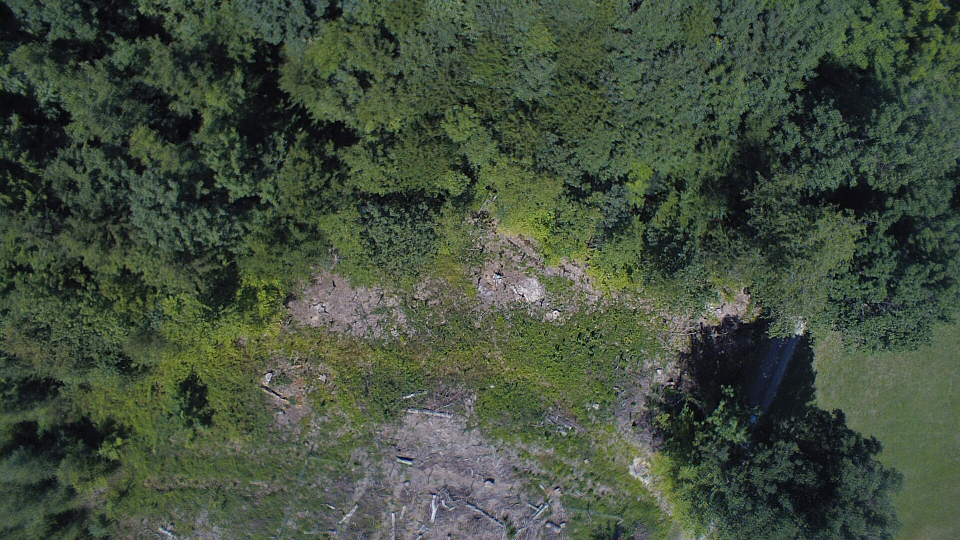
#> input picture Bilder/Eingabebilder/Bilder 16-07-22/Flugroute 2/YUN00002.jpg, 1920 x 1080 px, found by its file name (shown at 1/2 size)
$ python skript7.py
#> lines starting #> are read from the running program, lines starting #| are printed output that depends on the picture
### Programme/hilfsfunktionen.py
# Funktionen, die in verschiedenen Skripten an mehreren Stellen benötigt werden und daher in eine Extra-.Datei ausgelagert wurden

from PIL import Image
import numpy as np
import math

def rgb_to_hsv(r,g,b):
    #r, g, b: numpy-Arrays, die jeweils die R, G, B Werte von len(r) Farbtripeln enthalten
    #Gibt die np-Arrays h, s, v zurück, die díe berechneten H, S, V Werte der RGB-Farbtripel enthalten
    #Quelle für die Umrechnungsformel RGB -> HSV: https://www.rapidtables.com/convert/color/rgb-to-hsv.html
    r = r / 255.0
    g = g / 255.0
    b = b / 255.0

    max_value = np.maximum(r, np.maximum(g, b))
    min_value = np.minimum(r, np.minimum(g, b))
    dif = max_value-min_value

    h = np.zeros(r.shape)
    s = np.zeros(r.shape)
    v = np.zeros(r.shape)

    for i in range(len(r)):
        # h berechnen
        if max_value[i] == min_value[i]:
            pass #In diesem Fall ist h = 0. h auf 0 initialisiert
        elif max_value[i] == r[i]:
            h[i] = (60 * ((g[i]-b[i])/dif[i]) + 360) % 360
        elif max_value[i] == g[i]:
            h[i] = (60 * ((b[i]-r[i])/dif[i]) + 120) % 360
        elif max_value[i] == b[i]:
            h[i] = (60 * ((r[i]-g[i])/dif[i]) + 240) % 360

        # s berechnen
        if max_value[i] == 0:
            pass #s auf 0 initialisiert
        else:
            s[i] = (dif[i]/max_value[i])*100

        # v berechnen
        v[i] = max_value[i]*100

    return h, s, v

def scale_image(im: Image, new_width : int):
    # im: Bild, das skaliert werden soll
    # new_width: Breite des Ausgabebildes. Wenn die Höhe des Ausgabebilds größer ist als die Breite, wird stattdessen die Höhe skaliert
    # GIbt das skalierte Image-Objekt zurück
    if im.size[1] < im.size[0]:
        im = im.resize((new_width, round((new_width/im.size[0])*im.size[1])), resample=Image.BOX)
        return im
    else:
        return im.resize((round((new_width/im.size[1])*im.size[0]), new_width), resample=Image.BOX)

# [5 lines left out: function scale_image_based_on_width, not called in this run]


def mark_area(pix, pixel_indices):
    # pix: Die Pixel eines Bildes als np array, flattened (zweidimensional)
    # pixel_indicies: Die Indices der Pixel, die weiß eingefärbt werden sollen
    # Gibt ein weiß eingefärbtes Bild als zweidimensionalen np array zurück
    pix = np.array(pix)
    pix_flattened = pix.reshape(pix.shape[0]*pix.shape[1], -1)
    print(pix_flattened)
    pix_flattened[pixel_indices] = np.array([255,255,255])
    return pix_flattened.reshape(pix.shape[0], pix.shape[1], 3)

# [11 lines left out: function distance, not called in this run]

def crop_luftbild_to_waermebild(luftbild : Image):
    # Schneidet ein Luftbild auf die Größe eines Wärmebilds zu, indem an den Rändern des Luftbildes Pixel entfernt werden
    luftbild = luftbild.resize((1920, 1080))
    size = luftbild.size
    rand_linksrechts = 280
    rand_obenunten = 30
    return luftbild.crop((rand_linksrechts,rand_obenunten,size[0] - rand_linksrechts,size[1]-rand_obenunten))

# [20 lines left out: function merge_luftbild_waermebild, not called in this run]

### Programme/skript1_hsv.py
# Dient zur Auswertung von Luftbildern
# Vom Skript ermittelte Parameter: Grünanteil und Braunanteil
# Funktionsweise: Filter Pixel, bei denen das HSV-Farbtripel in einem von mehreren festgelegten Bereichen liegen
# Parameter: Dateipfad vom Luftbild und HSV-Farbbereiche (h_bereiche, s_bereiche, v_bereiche)

from PIL import Image
import numpy as np
import json
import matplotlib.pyplot as plt
import matplotlib.image as mpimg
import hilfsfunktionen
#Image.MAX_IMAGE_PIXELS = None # Ermöglicht das Einlesen größerer Bilder. Zeile nur aktivieren, wenn nötig

# Parameter
path_luftbild = "Bilder/Eingabebilder/Bilder 16-07-22/Flugroute 2/YUN00002.jpg" #Hier ist der Dateipfad zum Luftbild anzugeben, das ausgewertet werden soll
farbe = "grün" #Auszuwertender Farbanteil ("grün" oder "braun")
if farbe == "grün":
    # Grüne Farbbereiche:
    h_bereiche = [(60,180),(180,300)]
    s_bereiche = [(10,100),(1,25)]
    v_bereiche = [(0,100),(0,20)]
elif farbe == "braun":
    # Braune Farbbereiche:
    h_bereiche = [(0,60),(300,360)]
    s_bereiche = [(8,100),(8,100)]
    v_bereiche = [(0,100),(0,100)]
assert farbe == "grün" or farbe == "braun"

def parse_image(im, *, new_size):
    """
    Bild einlesen und verarbeiten

    Args:
        im (Image): Zu verarbeitendes Bild
        new_size (int): Gibt die Breite an, auf die das Bild vor der Auswertung skaliert werden soll
    """
    global pix
    global pixel_count

    im = hilfsfunktionen.scale_image(im, new_size)
    pix = np.array(im) #Image-Objekt in 3-dimensionalen np Array umwandeln

    if pix.shape[2] == 4:
        # Wenn das Bild Farbwerte im RGBA-Format hat, dann werden die A-Werte (Transparenz) gelöscht
        pix = np.delete(pix, 3, axis=2)
    if pix.shape[2] < 3:
        # Das Bild ist Schwarz-Weiß
        print("Fehler: Luftbild nicht farbig")
        exit()

    r, g, b = pix[:,:,0].flatten(), pix[:,:,1].flatten(), pix[:,:,2].flatten() #Erzeugen von eindimensionalen np Arrays mit den R, G, B Werten aller Pixel
    h, s, v = hilfsfunktionen.rgb_to_hsv(r, g, b) # Konvertieren nach HSV
    pixel_count = len(h) # Pixelanzahl speichern
    return h, s, v

def filter_pixels(im, h_bereiche, s_bereiche, v_bereiche, *, new_size=1080):
    """
    Filtert alle Pixel heraus, bei denen die HSV-Werte in einem der Farbbereiche liegen
    Diese Funktion kann auch von anderen Skripten importiert und ausgeführt werden

    Args:
        im (Image): Das Bild, für das alle Indices zurückgegeben werden sollen
        h_bereiche (list), s_bereiche (list) und v_bereiche (list): Definieren die zu filternden Farbbereiche
        new_size (int): Gibt die Breite an, auf die das Bild vor der Auswertung skaliert werden soll (standardmäßig 1080 Pixel)
    Returns:
        np.array: Indices aller Pixel, die in einem der Farbbereiche liegen liegen
        np.array: Das Eingabebild als dreidimensionales numpy array
    """

    h, s, v = parse_image(im, new_size=new_size)

    indices_aller_farbbereiche = []
    for bereich in range(len(h_bereiche)):
        index_hbereich = np.intersect1d(np.where(h >= h_bereiche[bereich][0])[0], np.where(h <= h_bereiche[bereich][1])[0])
        index_sbereich = np.intersect1d(np.where(s >= s_bereiche[bereich][0])[0], np.where(s <= s_bereiche[bereich][1])[0])
        index_vbereich = np.intersect1d(np.where(v >= v_bereiche[bereich][0])[0], np.where(v <= v_bereiche[bereich][1])[0])
        indices_aller_farbbereiche.append( np.intersect1d(np.intersect1d(index_hbereich, index_sbereich), index_vbereich) )

    return np.concatenate(indices_aller_farbbereiche), pix

# Globale Variablen initialisieren
pix = None
pixel_count = None

# Farbbereiche filtern und Ergebnis ausgeben

# [10 lines that do not run on import are left out]

### Programme/skript5_hsv.py
# Dient zur Auswertung von Wärmebildern
# Vom Skript ermittelter Parameter: Waldanteil
# Funktionsweise: Findet im Wärmebild alle Pixel, die in einem bestimmten Farbbereich liegen
# Parameter: HSV-Farbbereich, Dateipfad zu einer JSON Datei mit den Farbwerten der Farbskala, Dateipfad des Eingabewärmebilds, Dateipfad des zugehörigen Luftbilds (zur Visualisierung des Ergebnisses im Luftbild)

from PIL import Image
import numpy as np
import json
import matplotlib.pyplot as plt
import matplotlib.image as mpimg
import hilfsfunktionen

#Parameter
path_luftbild = "Bilder/Eingabebilder/Bilder 16-07-22/Flugroute 2/YUN00002.jpg" #Hier ist der Dateipfad zum Luftbild anzugeben, das ausgewertet werden soll
path_waermebild = "Bilder/Eingabebilder/Bilder 16-07-22/Flugroute 2/YUN00002.jpeg" #Hier ist der Dateipfad zum Wärmebild anzugeben, das ausgewertet werden soll

# Farbbereich, der alle "kalten" Pixel abdeckt
h_bereiche = [(96, 240)]
s_bereiche = [(1,100)]
v_bereiche = [(1,100)]

# Breite, auf die Eingabebild standardmäßig skaliert werden soll
image_scalation = 1080

def parse_image(im, *, new_size):
    """
    Bild einlesen und verarbeiten

    Args:
        im (Image): Zu verarbeitendes Bild
        new_size (int): Gibt die Breite an, auf die das Bild vor der Auswertung skaliert werden soll
    """
    global pix
    global pixel_count

    #im = hilfsfunktionen.crop_luftbild_to_waermebild(im)
    im = hilfsfunktionen.scale_image(im, new_size)
    pix = np.array(im) #Image-Objekt in 3-dimensionales np Array umwandeln

    if pix.shape[2] == 4:
        # Wenn das Bild Farbwerte im RGBA-Format hat, dann müssen die A-Werte gelöscht werden
        pix = np.delete(pix, 3, axis=2)
    if pix.shape[2] < 3:
        # Das Bild ist Schwarz-Weiß und daher nicht im RGB-Format
        print("Fehler: Wärmebild nicht farbig")
        exit()

    r, g, b = pix[:,:,0].flatten(), pix[:,:,1].flatten(), pix[:,:,2].flatten() #Erzeugen von eindimensionalen np Arrays mit den R, G, B Werten aller Pixel
    h, s, v = hilfsfunktionen.rgb_to_hsv(r, g, b)
    pixel_count = len(h)
    return h, s, v

def filter_pixels(im, *, new_size=image_scalation):
    h, s, v = parse_image(im, new_size=new_size)

    indices_aller_farbbereiche = []
    for bereich in range(len(h_bereiche)):
        index_hbereich = np.intersect1d(np.where(h >= h_bereiche[bereich][0])[0], np.where(h <= h_bereiche[bereich][1])[0])
        index_sbereich = np.intersect1d(np.where(s >= s_bereiche[bereich][0])[0], np.where(s <= s_bereiche[bereich][1])[0])
        index_vbereich = np.intersect1d(np.where(v >= v_bereiche[bereich][0])[0], np.where(v <= v_bereiche[bereich][1])[0])
        indices_aller_farbbereiche.append( np.intersect1d(np.intersect1d(index_hbereich, index_sbereich), index_vbereich) )

    return np.concatenate(indices_aller_farbbereiche), pix

# Globale Variablen initialisieren
pix = None
pixel_count = None

# Farbbereiche filtern und Ergebnis ausgeben

# [33 lines that do not run on import are left out]


'''# Markiertes Bild, markierte Farbwerte und Array mit Indices speichern

pixels = pix.reshape(pix.shape[0]*pix.shape[1], -1)
with open("C:/Users/timkr/OneDrive/Hector/2022-23/Kooperationsphase Projekt/Programme/Outputs/skript1_indices.json", "w") as f:
    json.dump([i.item() for i in pixel_indices], f)
with open("C:/Users/timkr/OneDrive/Hector/2022-23/Kooperationsphase Projekt/Programme/Outputs/skript1_colors.json", "w") as f:
    json.dump([[o.item() for o in i] for i in pixels[pixel_indices]], f)
im_marked = Image.fromarray(pix_marked)
im_marked.save("C:/Users/timkr/OneDrive/Hector/2022-23/Kooperationsphase Projekt/Programme/Outputs/skript1_image.png")'''

### Programme/skript7.py
# Berechnet den Anteil grüner Wald (=Schnittmenge grüne Pixel / Skript 1 und mit Wald bewachsene Pixel / Skript 5) und Anteil grüner Wiese (= Schnittmenge grüner und nicht mit Wald bewachsener Pixel)

from PIL import Image
import skript1_hsv
import skript5_hsv
import numpy as np
import hilfsfunktionen
import matplotlib.pyplot as plt
import matplotlib.image as mpimg

# Parameter:
path_luftbild = "Bilder/Eingabebilder/Bilder 16-07-22/Flugroute 2/YUN00002.jpg" #Hier ist der Dateipfad zum Luftbild anzugeben, das ausgewertet werden soll
path_waermebild = "Bilder/Eingabebilder/Bilder 16-07-22/Flugroute 2/YUN00002.jpeg" #Hier ist der Dateipfad zum Wärmebild anzugeben, das ausgewertet werden soll

def schnittmengen_bestimmen(im_luftbild, im_waermebild):
    """
    Wertet Eingebabeluftbild mit Skript 1 (Grünanteil) aus. Wertet das zugehörige Wärmebild mit Skript 5 aus (Waldanteil). Bestimmt anschließend die Schnittmengen der Auswertungsergebnisse, um Bereiche zu finden, die sowoihl grün als auch bewaldet sind.

    Args:
        im_luftbild (Image): Eingabeluftbild
        im_waermebild (Image): Zum Luftbild gehörendes Wärmebild
    Returns:
        schnittmenge_skript1_skript5 (np.array): Indices der Pixel, die sowohl grün als auch bewaldet sind
        schnittmenge_skript1_nicht_skript5 (np.array): Indices der Pixel, die sowohl grün als auch nicht bewaldet sind
        pixel_count (int): Anzahl an Pixeln, die das verarbeitete Luftbild und das verarbeitete Wärmebild vor der Auswertung haben (die Bilder werden vor der Auswertung bündig gemacht und haben somit dieselbe Auflösung, folglich auch dieselbe Pixelanzahl)
    """
    # Verarbeien beider Bilder

    im_luftbild = hilfsfunktionen.crop_luftbild_to_waermebild(im_luftbild)
    im_luftbild = hilfsfunktionen.scale_image(im_luftbild, 1080)
    im_waermebild = hilfsfunktionen.scale_image(im_waermebild, 1080)

    # Auswertung Luftbild mit Skript 1 -> Bestimmung grüne Pixel

    #grüner Farbbereich:
    gruene_h_bereiche = [(60,180),(180,300)]
    gruene_s_bereiche = [(10,100),(1,25)]
    gruene_v_bereiche = [(0,100),(0,20)]

    skript1_output, pix_luftbild = skript1_hsv.filter_pixels(im_luftbild, gruene_h_bereiche, gruene_s_bereiche, gruene_v_bereiche, new_size=1080)

    # Auswertung Wärmebild mit Skript 5 -> Bestimmung mit Wald bewachsener Pixel
    skript5_output, _ = skript5_hsv.filter_pixels(im_waermebild, new_size=1080)

    # Schnittmengen und Pixelanzahl bestimmen
    schnittmenge_skript1_skript5 = np.intersect1d(skript1_output, skript5_output) # Schnittmenge Grün und Wald
    schnittmenge_skript1_nicht_skript5 = np.setdiff1d(skript1_output, skript5_output) # Schnittmenge Grün und Nicht-Wald

    pixel_count = im_luftbild.size[0] * im_luftbild.size[1] # Gesamtpixelzahl des om Z. 17 - 19 zugeschnittenen und skalierten Luftbilds
    pix_luftbild_flattened = pix_luftbild.reshape((pixel_count, -1))

    farbtripel_gruener_wald = pix_luftbild_flattened[schnittmenge_skript1_skript5]
    farbtripel_gruene_wiese = pix_luftbild_flattened[schnittmenge_skript1_nicht_skript5]

    return schnittmenge_skript1_skript5, schnittmenge_skript1_nicht_skript5, pixel_count

if __name__ == "__main__":


    # Bilder einlesen

    im_luftbild = Image.open(path_luftbild)
#> im_luftbild is the input picture: PIL image 1920x1080 RGB; mean R, G, B 66.6, 78.5, 61.5
    im_waermebild = Image.open(path_waermebild)
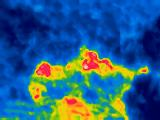
#> input picture Bilder/Eingabebilder/Bilder 16-07-22/Flugroute 2/YUN00002.jpeg, 160 x 120 px, found by its file name
#> im_waermebild is the input picture: PIL image 160x120 RGB; mean R, G, B 41, 94.6, 132.6

    # Bestimmen der Schnittmengen

    schnittmenge_skript1_skript5, schnittmenge_skript1_nicht_skript5, pixel_count = schnittmengen_bestimmen(im_luftbild, im_waermebild)
#> in crop_luftbild_to_waermebild, `return luftbild.crop((rand_linksrechts,rand_obenunten,size[0] - rand_l..`:
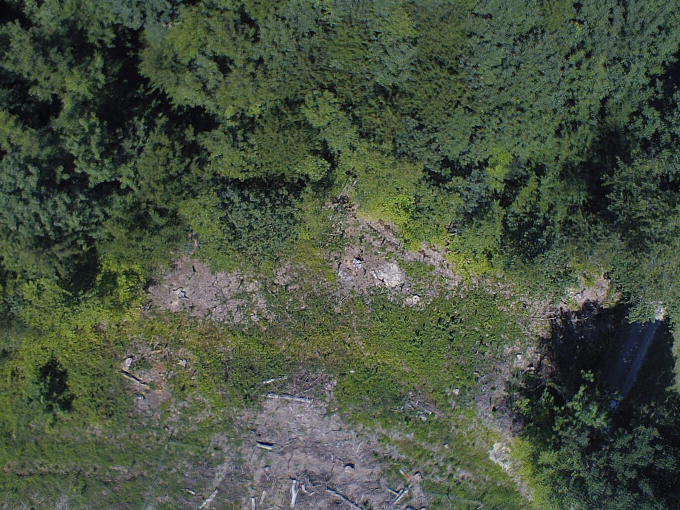
#> returned value: PIL image 1360x1020 RGB (shown at 1/2 size); mean R, G, B 71.4, 82.3, 64.1
#> in scale_image, `im = im.resize((new_width, round((new_width/im.size[0])*im.size[1])), ..`:
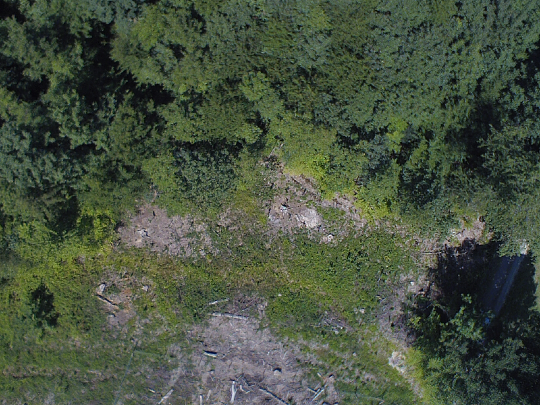
#> im: PIL image 1080x810 RGB (shown at 1/2 size); mean R, G, B 71.5, 82.5, 64.3
#> call 2 of scale_image, with new_width = 1080
#> in scale_image (call 2), `im = im.resize((new_width, round((new_width/im.size[0])*im.size[1])), ..`:
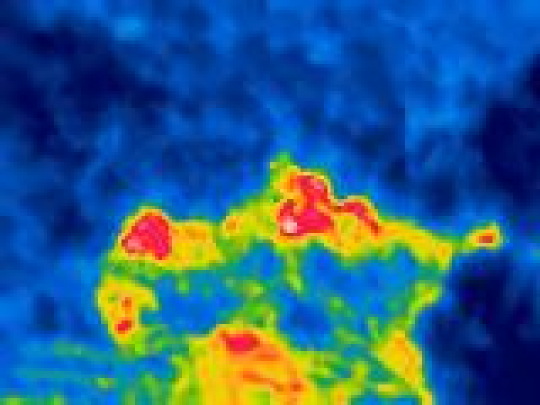
#> im: PIL image 1080x810 RGB (shown at 1/2 size); mean R, G, B 41, 94.6, 132.6
#> in parse_image, `pixel_count = len(h)`: pixel_count = 874800
#> after the loop in filter_pixels, `for bereich in range(len(h_bereiche)):`: indices_aller_farbbereiche = 2 items
#> after the loop in filter_pixels, `for bereich in range(len(h_bereiche)):`: indices_aller_farbbereiche = 1 item

    # Bestimmen der Anteile

    im_luftbild = hilfsfunktionen.crop_luftbild_to_waermebild(im_luftbild)
    im_luftbild = hilfsfunktionen.scale_image(im_luftbild, 1080)

    pix = np.array(im_luftbild) #Image-Objekt in 3-dimensionalen np Array umwandeln

    anteil_wald_gruen = len(schnittmenge_skript1_skript5)/pixel_count
#> anteil_wald_gruen = 0.7
    anteil_wiese_gruen = len(schnittmenge_skript1_nicht_skript5)/pixel_count
#> anteil_wiese_gruen = 0.0624

    print("Anteil grüner Wald:", round((anteil_wald_gruen*10000)/100), "%")
#| Anteil grüner Wald: 70 %
    print("Anteil grüne Wiese:", round((anteil_wiese_gruen*10000)/100), "%")
#| Anteil grüne Wiese: 6 %

    # Visualisieren

    pix_gruener_wald = hilfsfunktionen.mark_area(pix, schnittmenge_skript1_skript5)
#> (printed output is left out)
#> in mark_area, `return pix_flattened.reshape(pix.shape[0], pix.shape[1], 3)`:
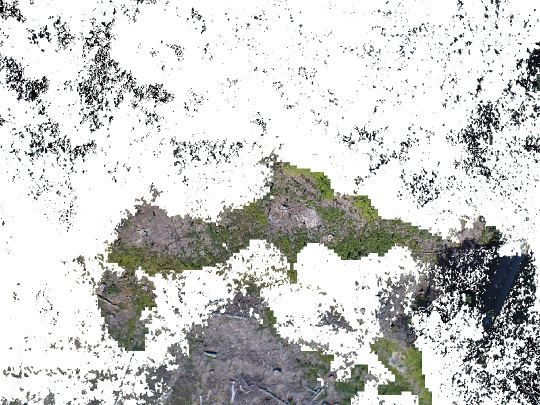
#> returned value: shape (810, 1080, 3) (shown at 1/2 size); mean of channels 0, 1, 2 204.3, 205, 203.4; drawn as R, G, B
    pix_gruene_wiese = hilfsfunktionen.mark_area(pix, schnittmenge_skript1_nicht_skript5)
#> (printed output is left out)
#> in mark_area (call 2), `return pix_flattened.reshape(pix.shape[0], pix.shape[1], 3)`:
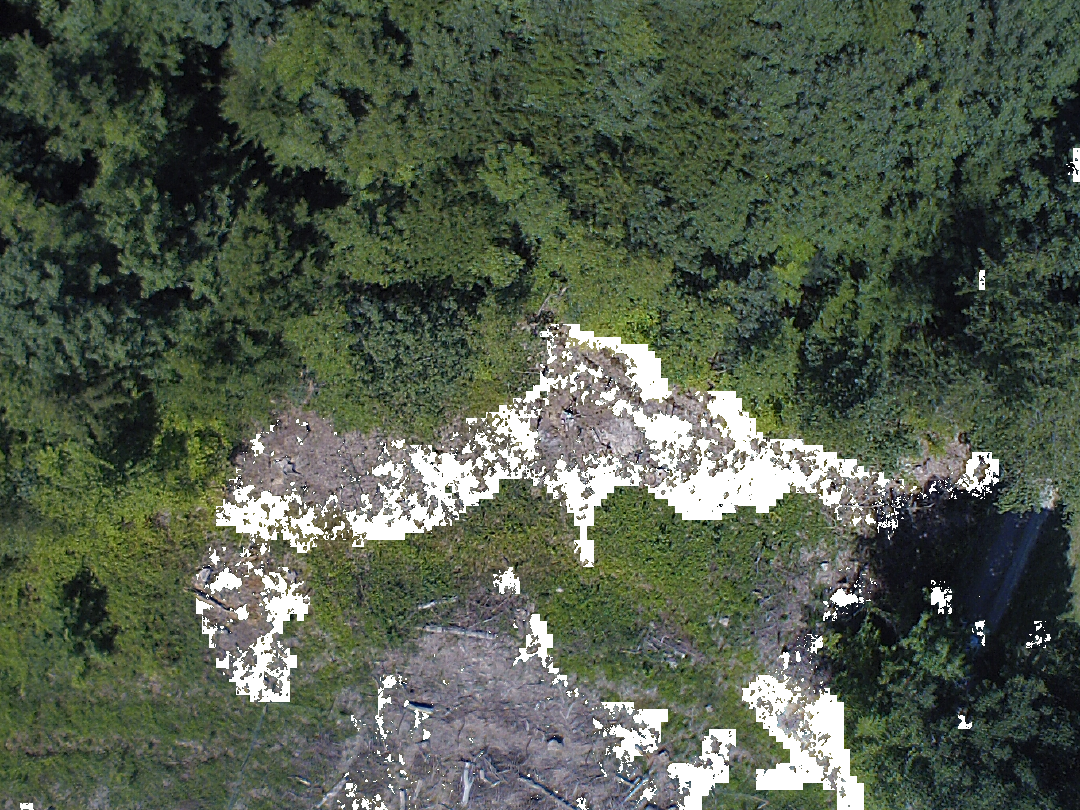
#> returned value: shape (810, 1080, 3); mean of channels 0, 1, 2 81.9, 92.1, 75.9; drawn as R, G, B

    imgplot = plt.imshow(pix_gruener_wald)
    plt.title("[Skript 7] Anteil grüner Wald")
    plt.show()

    imgplot = plt.imshow(pix_gruene_wiese)
    plt.title("[Skript 7] Anteil grüne Wiese")
    plt.show()
